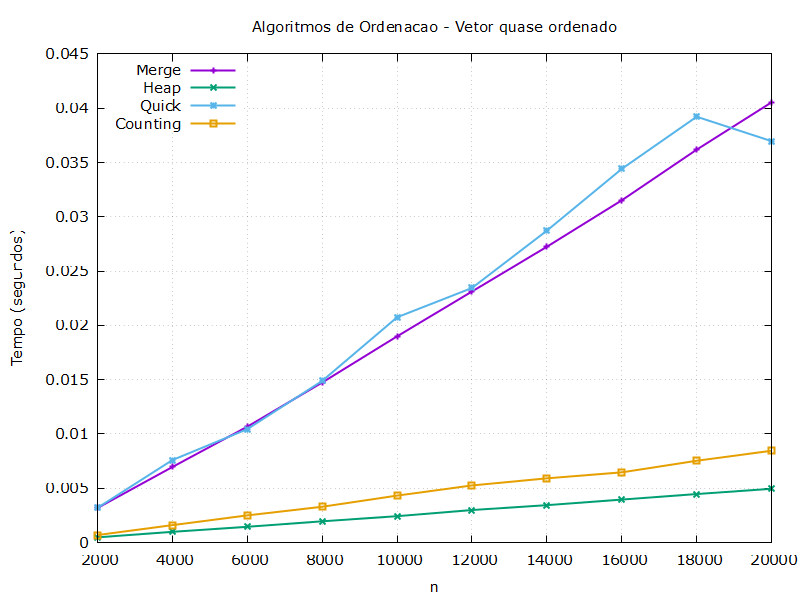

Here is the gnuplot script that generated this plot:
set terminal pngcairo enhanced font 'Verdana,11' size 800, 600
set output 'comparacaoQuaseOrdMenores.png'

set title 'Algoritmos de Ordenacao - Vetor quase ordenado'
set xlabel 'n'
set ylabel 'Tempo (segundos)'

n = 1
Selection = 2
Insertion = 3
Merge = 4
Heap = 5
Quick = 6
Counting = 7

set grid
set key left top

plot 'comparacaoQuaseOrd.dat' using n:Merge with linespoints  lw 2 title 'Merge', \
     'comparacaoQuaseOrd.dat' using n:Heap with linespoints  lw 2 title 'Heap', \
     'comparacaoQuaseOrd.dat' using n:Quick with linespoints  lw 2 title 'Quick', \
     'comparacaoQuaseOrd.dat' using n:Counting with linespoints  lw 2 title 'Counting'
